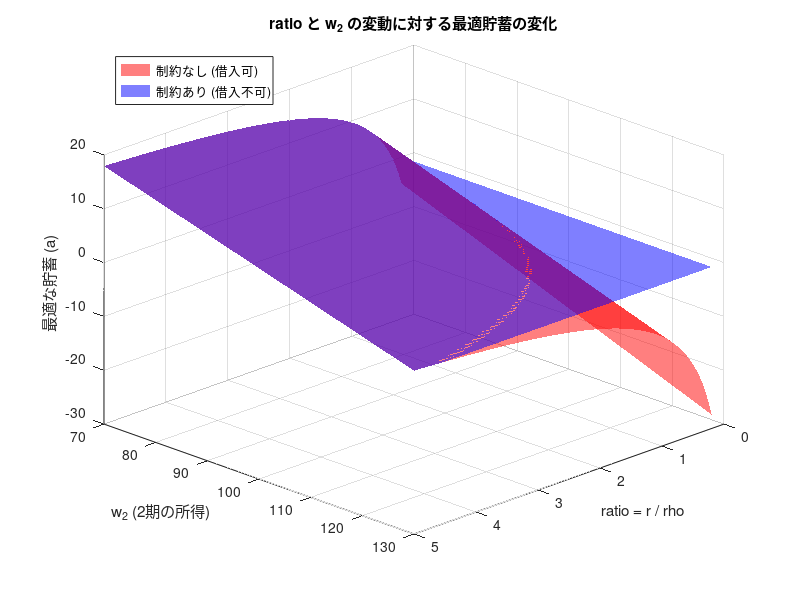

This chart was generated by the following MATLAB code:
clear
close all

% パラメーター
Y = 30; 
r = 1.025 ^ Y - 1;
gamma = 2; 
w1 = 100;

% グリッド（ratio と w2 の2次元グリッドを作成）
ratio_grid = linspace(0.2, 5.0, 100); 
w2_grid = linspace(70, 130, 100);
[Ratio, W2] = meshgrid(ratio_grid, w2_grid);

A_nonlim = zeros(size(Ratio));  
A_lim = zeros(size(Ratio)); 

% 各グリッドポイントでの計算
for i = 1:size(Ratio, 1)
    for j = 1:size(Ratio, 2)
        ratio = Ratio(i, j);
        w2 = W2(i, j);
        rho = r / ratio;
        X = (1+r)/(1+rho);

        % オイラー方程式の残差関数
        R = @(a) (X ./ ((w2 + (1+r) * a) .^ gamma)) ./ (1 ./ ((w1 - a) .^ gamma)) - 1;

        % 境界の設定
        borrowing_limit = -w2 / (1+r) + 1e-5; 
        upper_limit = w1 - 1e-5;

        % 流動性制約なし（借入可)
        if borrowing_limit < upper_limit && R(borrowing_limit) * R(upper_limit) < 0 
            A_nonlim(i,j) = fzero(R, [borrowing_limit, upper_limit]); 
        else
            A_nonlim(i,j) = NaN; 
        end

        % 流動性制約あり（借入不可)（a >= 0）
        if R(0) < 0 
            A_lim(i,j) = 0;
        else 
            if 0 < upper_limit && R(0) * R(upper_limit) < 0 
                A_lim(i,j) = fzero(R, [0, upper_limit]);
            else
                A_lim(i,j) = NaN; 
            end
        end
    end
end

% グラフの描画
figure;
% 制約なしを赤色の曲面で描画
surf(Ratio, W2, A_nonlim, 'FaceColor', 'r', 'FaceAlpha', 0.5, 'EdgeColor', 'none'); 
hold on;
% 制約ありを青色の曲面で描画
surf(Ratio, W2, A_lim, 'FaceColor', 'b', 'FaceAlpha', 0.5, 'EdgeColor', 'none'); 

xlabel('ratio = r / rho');
ylabel('w_2 (2期の所得)');
zlabel('最適な貯蓄 (a)');
title('ratio と w_2 の変動に対する最適貯蓄の変化');
legend('制約なし (借入可)', '制約あり (借入不可)', 'Location', 'NorthWest');
grid on;
view(135, 30); % 見やすい角度に視点を調整
